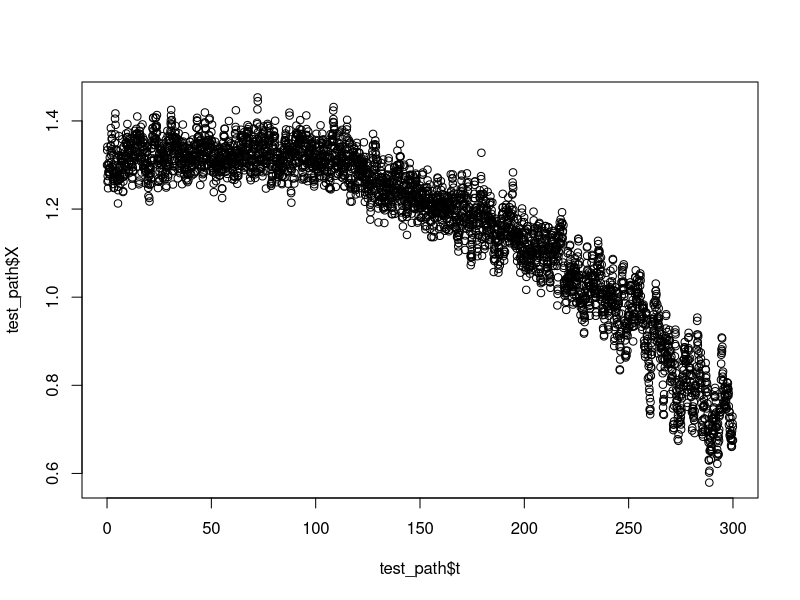

This figure's R source: (Note: this script raises an error after producing the figure.)
## ---- chunk 1
beta_4 <- 1
beta_2 <- 1
lambda_0 <- 1
lambda_c <- -0.4
t <- seq(0, 300, by = 1/12)
t_0 <- 100
tau <- 200
t_end <- t_0 + tau
h <- c(rep(0, 1200), seq(from = 0, to = 1, length.out = 2401))
lambda_t <- (1-h)*lambda_0 + h*lambda_c
x_0 <- 1.3
dt <- 1/12
nloop <- 20
sigma <- 0.5
## ---- chunk 2
make_path <- function(x_0 = 1.3, betas = c(1,1), t_0 = 100, t_end = 300, lambda_0 = 1, lambda_c = -0.4, dt = 1/12, nloop = 2, sigma = 0.1){
  #browser()
  delta_t <- dt/nloop
  n_0 <- t_0/dt*nloop
  n_r <- (t_end-t_0)/dt*nloop
  n_total <- n_0 + n_r + 1
  t <- seq(from = 0, to = t_end, length.out = n_total)
  h <- c(rep(0, n_0), seq(from = 0, to = 1, length.out = n_r))
  lambda_t <- (1-h)*lambda_0 + h*lambda_c
  beta_4 <- betas[1]
  beta_2 <- betas[2]
  drift <- function(x, lambda){
    out <- -(beta_4*x^3) + beta_2*x + lambda
    out
  }
  X <- numeric(length = n_total)
  X[1] <- x_0
  dW <- rnorm(n = n_total, mean = 0, sd = 1)
  for (i in (2:n_total)){
    X[i] <- X[i-1] + drift(X[i-1],lambda_t[i-1])*delta_t + dW[i-1]*sigma*sqrt(delta_t)
  }
  out <- data.frame(t, X)
  out <- out[1 + nloop*(0:floor(n_total/nloop)),]
  out
}
test_path <- make_path()
plot(y = test_path$X, x = test_path$t)
## ---- chunk 3
data_OU <- test_path[test_path$t <= t_0, "X"]
temp   = estimate.OU(data = data_OU, delta = 1/12)
alpha0 = unname(coef(temp)["alpha"])
mu0    = unname(coef(temp)["mu"])
sigma2 = unname(coef(temp)["sigma2"])
## ---- chunk 4
data_ramp <- test_path[test_path$t > t_0, "X"]
temp = estimate.tipping(data = data_ramp, delta = 1/12, initial.values = c(200,2),
                        alpha0 = alpha0, mu0 = mu0, sigma20 = sigma2, 
                        pen = 0.004)
tau     = unname(temp$par[1])
a       = unname(temp$par[2])
m       = mu0 - alpha0/(2 * a)
lambda0 = -alpha0^2/(4 * a)
tc      = tau + t0
## ---- chunk 5
## Collect estimates
round(c(t0 = t0, alpha0 = alpha0, mu0 = mu0, sigma2 = sigma2, tau = tau, 
        a = a, m = m, lambda0 = lambda0, tc = tc),2)
